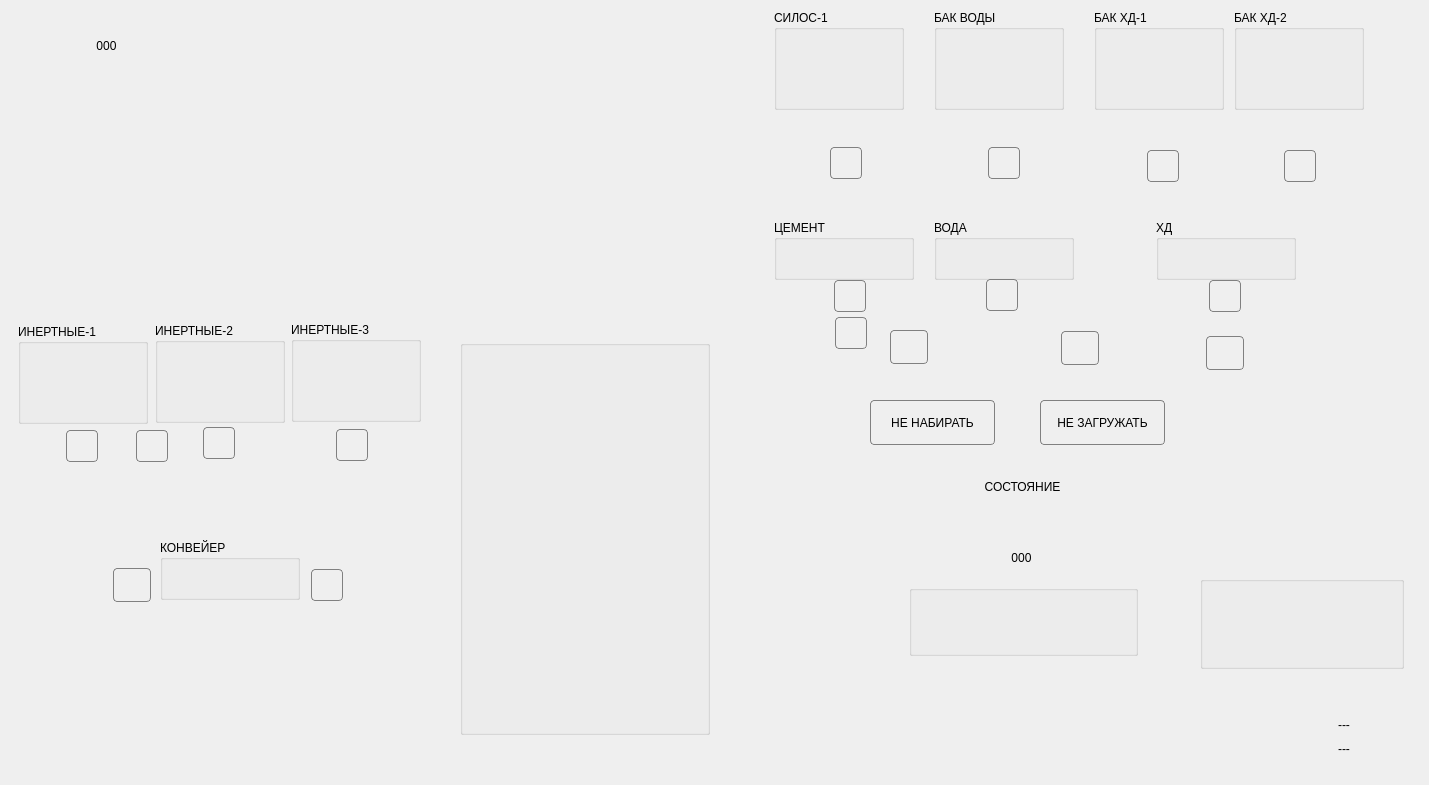
 <widget class="QWidget" name="Home">
  <property name="geometry">
   <rect>
    <x>0</x>
    <y>0</y>
    <width>1429</width>
    <height>785</height>
   </rect>
  </property>
  <property name="windowTitle">
   <string>АСУ БСУ 250613 (с) 2025</string>
  </property>
  <property name="styleSheet">
   <string notr="true">#centralwidget,#Home
{
	background-color: qlineargradient(spread:pad, x1:0, y1:0, x2:1, y2:1, stop:0 rgba(73, 73, 73, 255), stop:1 rgba(133, 133, 133, 255));
}
QAbstractButton:flat
{
	border: 1px solid gray;
	border-radius: 4px;
}
QAbstractButton:flat:pressed
{
	background-color: green;
}
QAbstractButton:flat[style=&quot;open&quot;]
{
	image: url(:/concrete/stop.png);
}
QAbstractButton:flat:pressed[style=&quot;open&quot;]
{
	image: url(:/concrete/down.png);
}
QAbstractButton:flat:checked[style=&quot;open&quot;]
{
	image: url(:/concrete/down.png);
}
QLabel[style=&quot;huge&quot;]
{
	font-size: 20pt;
	font-weight: bold;
	color: white;
}
QLabel[style=&quot;gigantic&quot;]
{
	font-size: 32pt;
	font-weight: bold;
	color: white;
}

QLabel[style=&quot;badge&quot;]
{
	border: 1px solid red;
	background-color: rgba(0,0,0,100);
	color: white;
	border-radius: 4px;
}
QLabel[style=&quot;vodoley-status&quot;]
{
	border: none;
	background-color: rgb(98, 160, 234);
	color: white;
	border-radius: 4px;
	font-weight: bold;
	font-size: 9pt;
	padding: 8px;
}
QLabel[style='hint']
{
	color: lightGray;
	font-weight: bold;
	font-size: 10pt;
}
QLabel[style='tips']
{
	color: lightGray;
	font-size: 7pt;
}
QLabel[style='sys']
{
	color: yellow;
	font-size: 7pt;
}
QGroupBox[style=&quot;vodoley&quot;]
{
	background-color: rgb(94, 92, 100);
	border: 1px solid gray;
}
QAbstractButton:flat[style=&quot;danger&quot;]
{
	background-color: rgba(224, 27, 36,80);
	color: lightGray;
}
QAbstractButton:flat::checked[style=&quot;danger&quot;]
{
	background-color: rgba(224, 27, 36,255);
	color: white;
}
QAbstractButton:flat[style=&quot;warning&quot;]
{
	background-color: rgba(46, 194, 126,80);
	color: lightGray;
}
QAbstractButton:flat::checked[style=&quot;warning&quot;]
{
	background-color: rgb(46, 194, 126);
	color: white;
}
QAbstractButton:flat[style=&quot;helper&quot;]
{
	image: url(:/concrete/power.png);
	padding: 4px;
}
</string>
  </property>
  <widget class="Animation" name="mixer_1">
   <property name="geometry">
    <rect>
     <x>895</x>
     <y>430</y>
     <width>247</width>
     <height>175</height>
    </rect>
   </property>
   <property name="contextMenuPolicy">
    <enum>Qt::CustomContextMenu</enum>
   </property>
   <property name="source">
    <url>
     <string>qrc:/concrete/mixer-planar.mng</string>
    </url>
   </property>
   <widget class="QLabel" name="clock">
    <property name="geometry">
     <rect>
      <x>93</x>
      <y>111</y>
      <width>67</width>
      <height>34</height>
     </rect>
    </property>
    <property name="text">
     <string>000</string>
    </property>
    <property name="alignment">
     <set>Qt::AlignCenter</set>
    </property>
    <property name="style" stdset="0">
     <string>huge</string>
    </property>
   </widget>
   <widget class="QLabel" name="label">
    <property name="geometry">
     <rect>
      <x>41</x>
      <y>33</y>
      <width>173</width>
      <height>47</height>
     </rect>
    </property>
    <property name="text">
     <string>СОСТОЯНИЕ</string>
    </property>
    <property name="alignment">
     <set>Qt::AlignCenter</set>
    </property>
    <property name="style" stdset="0">
     <string>badge</string>
    </property>
   </widget>
  </widget>
  <widget class="Animation" name="mgate_1">
   <property name="geometry">
    <rect>
     <x>1076</x>
     <y>531</y>
     <width>114</width>
     <height>137</height>
    </rect>
   </property>
   <property name="source">
    <url>
     <string>qrc:/concrete/rmgate.mng</string>
    </url>
   </property>
   <property name="playbackHints">
    <set>Animation::Bounce</set>
   </property>
  </widget>
  <widget class="MixerPanel" name="mixerpanel_0">
   <property name="geometry">
    <rect>
     <x>909</x>
     <y>585</y>
     <width>229</width>
     <height>71</height>
    </rect>
   </property>
   <property name="gateType">
    <enum>MixerPanel::Pneumatic</enum>
   </property>
  </widget>
  <widget class="QLabel" name="mopened_1">
   <property name="geometry">
    <rect>
     <x>1070</x>
     <y>545</y>
     <width>22</width>
     <height>22</height>
    </rect>
   </property>
   <property name="text">
    <string/>
   </property>
   <property name="pixmap">
    <pixmap resource="../concretetheme.git/concrete.qrc">:/concrete/green.png</pixmap>
   </property>
  </widget>
  <widget class="QLabel" name="mclosed_1">
   <property name="geometry">
    <rect>
     <x>1102</x>
     <y>545</y>
     <width>22</width>
     <height>22</height>
    </rect>
   </property>
   <property name="text">
    <string/>
   </property>
   <property name="pixmap">
    <pixmap resource="../concretetheme.git/concrete.qrc">:/concrete/red.png</pixmap>
   </property>
  </widget>
  <widget class="DosatorPanel" name="dosatorpanel_0">
   <property name="geometry">
    <rect>
     <x>774</x>
     <y>220</y>
     <width>140</width>
     <height>60</height>
    </rect>
   </property>
   <property name="title">
    <string>ЦЕМЕНТ</string>
   </property>
  </widget>
  <widget class="DosatorPanel" name="dosatorpanel_1">
   <property name="geometry">
    <rect>
     <x>934</x>
     <y>220</y>
     <width>140</width>
     <height>60</height>
    </rect>
   </property>
   <property name="title">
    <string>ВОДА</string>
   </property>
  </widget>
  <widget class="DosatorPanel" name="dosatorpanel_2">
   <property name="geometry">
    <rect>
     <x>1156</x>
     <y>220</y>
     <width>140</width>
     <height>60</height>
    </rect>
   </property>
   <property name="title">
    <string>ХД</string>
   </property>
   <property name="precision">
    <number>2</number>
   </property>
  </widget>
  <widget class="DosatorPanel" name="dosatorpanel_3">
   <property name="geometry">
    <rect>
     <x>160</x>
     <y>540</y>
     <width>140</width>
     <height>60</height>
    </rect>
   </property>
   <property name="title">
    <string>КОНВЕЙЕР</string>
   </property>
  </widget>
  <widget class="ElevatorPanel" name="elevatorpanel_0">
   <property name="geometry">
    <rect>
     <x>460</x>
     <y>340</y>
     <width>250</width>
     <height>395</height>
    </rect>
   </property>
  </widget>
  <widget class="DoserPanel" name="doserpanel_0">
   <property name="geometry">
    <rect>
     <x>774</x>
     <y>10</y>
     <width>130</width>
     <height>100</height>
    </rect>
   </property>
   <property name="title">
    <string>СИЛОС-1</string>
   </property>
  </widget>
  <widget class="DoserPanel" name="doserpanel_1">
   <property name="geometry">
    <rect>
     <x>934</x>
     <y>10</y>
     <width>130</width>
     <height>100</height>
    </rect>
   </property>
   <property name="title">
    <string>БАК ВОДЫ</string>
   </property>
  </widget>
  <widget class="DoserPanel" name="doserpanel_2">
   <property name="geometry">
    <rect>
     <x>1094</x>
     <y>10</y>
     <width>130</width>
     <height>100</height>
    </rect>
   </property>
   <property name="title">
    <string>БАК ХД-1</string>
   </property>
   <property name="precision">
    <number>2</number>
   </property>
  </widget>
  <widget class="DoserPanel" name="doserpanel_3">
   <property name="geometry">
    <rect>
     <x>1234</x>
     <y>10</y>
     <width>130</width>
     <height>100</height>
    </rect>
   </property>
   <property name="title">
    <string>БАК ХД-2</string>
   </property>
   <property name="precision">
    <number>2</number>
   </property>
  </widget>
  <widget class="DoserPanel" name="doserpanel_4">
   <property name="geometry">
    <rect>
     <x>18</x>
     <y>324</y>
     <width>130</width>
     <height>100</height>
    </rect>
   </property>
   <property name="title">
    <string>ИНЕРТНЫЕ-1</string>
   </property>
  </widget>
  <widget class="DoserPanel" name="doserpanel_5">
   <property name="geometry">
    <rect>
     <x>155</x>
     <y>323</y>
     <width>130</width>
     <height>100</height>
    </rect>
   </property>
   <property name="title">
    <string>ИНЕРТНЫЕ-2</string>
   </property>
  </widget>
  <widget class="DoserPanel" name="doserpanel_6">
   <property name="geometry">
    <rect>
     <x>291</x>
     <y>322</y>
     <width>130</width>
     <height>100</height>
    </rect>
   </property>
   <property name="title">
    <string>ИНЕРТНЫЕ-3</string>
   </property>
  </widget>
  <widget class="Animation" name="animation">
   <property name="geometry">
    <rect>
     <x>30</x>
     <y>560</y>
     <width>392</width>
     <height>54</height>
    </rect>
   </property>
   <property name="contextMenuPolicy">
    <enum>Qt::CustomContextMenu</enum>
   </property>
   <property name="source">
    <url>
     <string>qrc:/concrete/conveyor.mng</string>
    </url>
   </property>
   <widget class="QPushButton" name="dopen_4">
    <property name="geometry">
     <rect>
      <x>281</x>
      <y>9</y>
      <width>32</width>
      <height>32</height>
     </rect>
    </property>
    <property name="cursor">
     <cursorShape>PointingHandCursor</cursorShape>
    </property>
    <property name="text">
     <string/>
    </property>
    <property name="iconSize">
     <size>
      <width>24</width>
      <height>24</height>
     </size>
    </property>
    <property name="checkable">
     <bool>true</bool>
    </property>
    <property name="flat">
     <bool>true</bool>
    </property>
    <property name="style" stdset="0">
     <string>open</string>
    </property>
   </widget>
   <widget class="QPushButton" name="fail_4">
    <property name="geometry">
     <rect>
      <x>83</x>
      <y>8</y>
      <width>38</width>
      <height>34</height>
     </rect>
    </property>
    <property name="text">
     <string/>
    </property>
    <property name="icon">
     <iconset resource="../concretetheme.git/concrete.qrc">
      <normaloff>:/concrete/attention.png</normaloff>:/concrete/attention.png</iconset>
    </property>
    <property name="iconSize">
     <size>
      <width>32</width>
      <height>32</height>
     </size>
    </property>
    <property name="flat">
     <bool>true</bool>
    </property>
   </widget>
  </widget>
  <widget class="Animation" name="container_5">
   <property name="geometry">
    <rect>
     <x>10</x>
     <y>362</y>
     <width>146</width>
     <height>126</height>
    </rect>
   </property>
   <property name="contextMenuPolicy">
    <enum>Qt::CustomContextMenu</enum>
   </property>
   <property name="source">
    <url>
     <string>qrc:/concrete/fillers.mng</string>
    </url>
   </property>
   <property name="playbackHints">
    <set>Animation::Bounce</set>
   </property>
   <widget class="QPushButton" name="open_5">
    <property name="geometry">
     <rect>
      <x>56</x>
      <y>68</y>
      <width>32</width>
      <height>32</height>
     </rect>
    </property>
    <property name="cursor">
     <cursorShape>PointingHandCursor</cursorShape>
    </property>
    <property name="text">
     <string/>
    </property>
    <property name="iconSize">
     <size>
      <width>24</width>
      <height>24</height>
     </size>
    </property>
    <property name="flat">
     <bool>true</bool>
    </property>
    <property name="style" stdset="0">
     <string>open</string>
    </property>
   </widget>
  </widget>
  <widget class="Animation" name="container_6">
   <property name="geometry">
    <rect>
     <x>146</x>
     <y>363</y>
     <width>146</width>
     <height>126</height>
    </rect>
   </property>
   <property name="contextMenuPolicy">
    <enum>Qt::CustomContextMenu</enum>
   </property>
   <property name="source">
    <url>
     <string>qrc:/concrete/fillers.mng</string>
    </url>
   </property>
   <property name="playbackHints">
    <set>Animation::Bounce</set>
   </property>
   <widget class="QPushButton" name="open_6">
    <property name="geometry">
     <rect>
      <x>57</x>
      <y>64</y>
      <width>32</width>
      <height>32</height>
     </rect>
    </property>
    <property name="cursor">
     <cursorShape>PointingHandCursor</cursorShape>
    </property>
    <property name="text">
     <string/>
    </property>
    <property name="iconSize">
     <size>
      <width>24</width>
      <height>24</height>
     </size>
    </property>
    <property name="flat">
     <bool>true</bool>
    </property>
    <property name="style" stdset="0">
     <string>open</string>
    </property>
   </widget>
  </widget>
  <widget class="Animation" name="container_7">
   <property name="geometry">
    <rect>
     <x>280</x>
     <y>362</y>
     <width>146</width>
     <height>126</height>
    </rect>
   </property>
   <property name="contextMenuPolicy">
    <enum>Qt::CustomContextMenu</enum>
   </property>
   <property name="source">
    <url>
     <string>qrc:/concrete/fillers.mng</string>
    </url>
   </property>
   <property name="playbackHints">
    <set>Animation::Bounce</set>
   </property>
   <widget class="QPushButton" name="open_7">
    <property name="geometry">
     <rect>
      <x>56</x>
      <y>67</y>
      <width>32</width>
      <height>32</height>
     </rect>
    </property>
    <property name="cursor">
     <cursorShape>PointingHandCursor</cursorShape>
    </property>
    <property name="text">
     <string/>
    </property>
    <property name="iconSize">
     <size>
      <width>24</width>
      <height>24</height>
     </size>
    </property>
    <property name="flat">
     <bool>true</bool>
    </property>
    <property name="style" stdset="0">
     <string>open</string>
    </property>
   </widget>
  </widget>
  <widget class="Animation" name="dosator_1">
   <property name="geometry">
    <rect>
     <x>794</x>
     <y>210</y>
     <width>113</width>
     <height>238</height>
    </rect>
   </property>
   <property name="contextMenuPolicy">
    <enum>Qt::CustomContextMenu</enum>
   </property>
   <property name="source">
    <url>
     <string>qrc:/concrete/dcement.mng</string>
    </url>
   </property>
   <property name="playbackHints">
    <set>Animation::Bounce</set>
   </property>
   <widget class="QPushButton" name="dopen_1">
    <property name="geometry">
     <rect>
      <x>40</x>
      <y>70</y>
      <width>32</width>
      <height>32</height>
     </rect>
    </property>
    <property name="cursor">
     <cursorShape>PointingHandCursor</cursorShape>
    </property>
    <property name="text">
     <string/>
    </property>
    <property name="iconSize">
     <size>
      <width>24</width>
      <height>24</height>
     </size>
    </property>
    <property name="checkable">
     <bool>true</bool>
    </property>
    <property name="flat">
     <bool>true</bool>
    </property>
    <property name="style" stdset="0">
     <string>open</string>
    </property>
   </widget>
   <widget class="QPushButton" name="open_9">
    <property name="geometry">
     <rect>
      <x>41</x>
      <y>107</y>
      <width>32</width>
      <height>32</height>
     </rect>
    </property>
    <property name="cursor">
     <cursorShape>PointingHandCursor</cursorShape>
    </property>
    <property name="text">
     <string/>
    </property>
    <property name="iconSize">
     <size>
      <width>24</width>
      <height>24</height>
     </size>
    </property>
    <property name="flat">
     <bool>true</bool>
    </property>
    <property name="style" stdset="0">
     <string>helper</string>
    </property>
   </widget>
  </widget>
  <widget class="Animation" name="dosator_2">
   <property name="geometry">
    <rect>
     <x>945</x>
     <y>209</y>
     <width>115</width>
     <height>174</height>
    </rect>
   </property>
   <property name="contextMenuPolicy">
    <enum>Qt::CustomContextMenu</enum>
   </property>
   <property name="source">
    <url>
     <string>qrc:/concrete/water-dosator.mng</string>
    </url>
   </property>
   <property name="playbackHints">
    <set>Animation::Bounce</set>
   </property>
   <widget class="QPushButton" name="dopen_2">
    <property name="geometry">
     <rect>
      <x>41</x>
      <y>70</y>
      <width>32</width>
      <height>32</height>
     </rect>
    </property>
    <property name="cursor">
     <cursorShape>PointingHandCursor</cursorShape>
    </property>
    <property name="text">
     <string/>
    </property>
    <property name="iconSize">
     <size>
      <width>24</width>
      <height>24</height>
     </size>
    </property>
    <property name="checkable">
     <bool>true</bool>
    </property>
    <property name="flat">
     <bool>true</bool>
    </property>
    <property name="style" stdset="0">
     <string>open</string>
    </property>
   </widget>
  </widget>
  <widget class="Animation" name="dosator_3">
   <property name="geometry">
    <rect>
     <x>1182</x>
     <y>210</y>
     <width>86</width>
     <height>131</height>
    </rect>
   </property>
   <property name="contextMenuPolicy">
    <enum>Qt::CustomContextMenu</enum>
   </property>
   <property name="source">
    <url>
     <string>qrc:/concrete/dadditions.mng</string>
    </url>
   </property>
   <property name="playbackHints">
    <set>Animation::Bounce</set>
   </property>
   <widget class="QPushButton" name="dopen_3">
    <property name="geometry">
     <rect>
      <x>27</x>
      <y>70</y>
      <width>32</width>
      <height>32</height>
     </rect>
    </property>
    <property name="cursor">
     <cursorShape>PointingHandCursor</cursorShape>
    </property>
    <property name="text">
     <string/>
    </property>
    <property name="iconSize">
     <size>
      <width>24</width>
      <height>24</height>
     </size>
    </property>
    <property name="checkable">
     <bool>true</bool>
    </property>
    <property name="flat">
     <bool>true</bool>
    </property>
    <property name="style" stdset="0">
     <string>open</string>
    </property>
   </widget>
  </widget>
  <widget class="Animation" name="rain_1">
   <property name="geometry">
    <rect>
     <x>836</x>
     <y>380</y>
     <width>30</width>
     <height>33</height>
    </rect>
   </property>
   <property name="source">
    <url>
     <string>qrc:/concrete/fillers-rain.mng</string>
    </url>
   </property>
   <property name="playbackHints">
    <set>Animation::Ceaseless</set>
   </property>
  </widget>
  <widget class="Animation" name="rain_2">
   <property name="geometry">
    <rect>
     <x>987</x>
     <y>377</y>
     <width>32</width>
     <height>95</height>
    </rect>
   </property>
   <property name="source">
    <url>
     <string>qrc:/concrete/water-rain.mng</string>
    </url>
   </property>
   <property name="playbackHints">
    <set>Animation::Ceaseless</set>
   </property>
  </widget>
  <widget class="Animation" name="rain_3">
   <property name="geometry">
    <rect>
     <x>1210</x>
     <y>337</y>
     <width>32</width>
     <height>95</height>
    </rect>
   </property>
   <property name="source">
    <url>
     <string>qrc:/concrete/water-rain.mng</string>
    </url>
   </property>
   <property name="playbackHints">
    <set>Animation::Ceaseless</set>
   </property>
  </widget>
  <widget class="Animation" name="rain_4">
   <property name="geometry">
    <rect>
     <x>46</x>
     <y>480</y>
     <width>30</width>
     <height>33</height>
    </rect>
   </property>
   <property name="source">
    <url>
     <string>qrc:/concrete/fillers-rain.mng</string>
    </url>
   </property>
   <property name="playbackHints">
    <set>Animation::Ceaseless</set>
   </property>
  </widget>
  <widget class="Animation" name="rain_5">
   <property name="geometry">
    <rect>
     <x>89</x>
     <y>480</y>
     <width>30</width>
     <height>33</height>
    </rect>
   </property>
   <property name="source">
    <url>
     <string>qrc:/concrete/fillers-rain.mng</string>
    </url>
   </property>
   <property name="playbackHints">
    <set>Animation::Ceaseless</set>
   </property>
  </widget>
  <widget class="Animation" name="rain_6">
   <property name="geometry">
    <rect>
     <x>180</x>
     <y>480</y>
     <width>30</width>
     <height>33</height>
    </rect>
   </property>
   <property name="source">
    <url>
     <string>qrc:/concrete/fillers-rain.mng</string>
    </url>
   </property>
   <property name="playbackHints">
    <set>Animation::Ceaseless</set>
   </property>
  </widget>
  <widget class="Animation" name="rain_7">
   <property name="geometry">
    <rect>
     <x>226</x>
     <y>480</y>
     <width>30</width>
     <height>33</height>
    </rect>
   </property>
   <property name="source">
    <url>
     <string>qrc:/concrete/fillers-rain.mng</string>
    </url>
   </property>
   <property name="playbackHints">
    <set>Animation::Ceaseless</set>
   </property>
  </widget>
  <widget class="Animation" name="rain_8">
   <property name="geometry">
    <rect>
     <x>316</x>
     <y>480</y>
     <width>30</width>
     <height>33</height>
    </rect>
   </property>
   <property name="source">
    <url>
     <string>qrc:/concrete/fillers-rain.mng</string>
    </url>
   </property>
   <property name="playbackHints">
    <set>Animation::Ceaseless</set>
   </property>
  </widget>
  <widget class="Animation" name="rain_9">
   <property name="geometry">
    <rect>
     <x>360</x>
     <y>480</y>
     <width>30</width>
     <height>33</height>
    </rect>
   </property>
   <property name="source">
    <url>
     <string>qrc:/concrete/fillers-rain.mng</string>
    </url>
   </property>
   <property name="playbackHints">
    <set>Animation::Ceaseless</set>
   </property>
  </widget>
  <widget class="QLabel" name="below_1">
   <property name="geometry">
    <rect>
     <x>380</x>
     <y>620</y>
     <width>124</width>
     <height>127</height>
    </rect>
   </property>
   <property name="text">
    <string/>
   </property>
   <property name="pixmap">
    <pixmap resource="../concretetheme.git/concrete.qrc">:/concrete/elevator-below.png</pixmap>
   </property>
  </widget>
  <widget class="QLabel" name="above_1">
   <property name="geometry">
    <rect>
     <x>690</x>
     <y>370</y>
     <width>124</width>
     <height>161</height>
    </rect>
   </property>
   <property name="text">
    <string/>
   </property>
   <property name="pixmap">
    <pixmap resource="../concretetheme.git/concrete.qrc">:/concrete/elevator-above.png</pixmap>
   </property>
  </widget>
  <widget class="Animation" name="animation_2">
   <property name="geometry">
    <rect>
     <x>1070</x>
     <y>570</y>
     <width>201</width>
     <height>204</height>
    </rect>
   </property>
   <property name="source">
    <url>
     <string>qrc:/concrete/tconveyor.mng</string>
    </url>
   </property>
  </widget>
  <widget class="RuntimeTrend" name="runtimetrend">
   <property name="geometry">
    <rect>
     <x>20</x>
     <y>17</y>
     <width>702</width>
     <height>294</height>
    </rect>
   </property>
   <property name="styleSheet">
    <string notr="true">color: lightGray;
font-size: 8pt;</string>
   </property>
   <property name="depth">
    <number>1200</number>
   </property>
   <property name="canvasBackground">
    <brush brushstyle="SolidPattern">
     <color alpha="255">
      <red>61</red>
      <green>56</green>
      <blue>70</blue>
     </color>
    </brush>
   </property>
  </widget>
  <widget class="Animation" name="container_1">
   <property name="geometry">
    <rect>
     <x>792</x>
     <y>139</y>
     <width>106</width>
     <height>50</height>
    </rect>
   </property>
   <property name="contextMenuPolicy">
    <enum>Qt::CustomContextMenu</enum>
   </property>
   <property name="source">
    <url>
     <string>qrc:/concrete/lauger.mng</string>
    </url>
   </property>
   <widget class="QPushButton" name="open_1">
    <property name="geometry">
     <rect>
      <x>38</x>
      <y>8</y>
      <width>32</width>
      <height>32</height>
     </rect>
    </property>
    <property name="cursor">
     <cursorShape>PointingHandCursor</cursorShape>
    </property>
    <property name="text">
     <string/>
    </property>
    <property name="iconSize">
     <size>
      <width>24</width>
      <height>24</height>
     </size>
    </property>
    <property name="flat">
     <bool>true</bool>
    </property>
    <property name="style" stdset="0">
     <string>open</string>
    </property>
   </widget>
  </widget>
  <widget class="Animation" name="container_2">
   <property name="geometry">
    <rect>
     <x>960</x>
     <y>120</y>
     <width>84</width>
     <height>82</height>
    </rect>
   </property>
   <property name="contextMenuPolicy">
    <enum>Qt::CustomContextMenu</enum>
   </property>
   <property name="source">
    <url>
     <string>qrc:/concrete/pump.mng</string>
    </url>
   </property>
   <widget class="QPushButton" name="open_2">
    <property name="geometry">
     <rect>
      <x>28</x>
      <y>27</y>
      <width>32</width>
      <height>32</height>
     </rect>
    </property>
    <property name="cursor">
     <cursorShape>PointingHandCursor</cursorShape>
    </property>
    <property name="text">
     <string/>
    </property>
    <property name="iconSize">
     <size>
      <width>24</width>
      <height>24</height>
     </size>
    </property>
    <property name="flat">
     <bool>true</bool>
    </property>
    <property name="style" stdset="0">
     <string>open</string>
    </property>
   </widget>
  </widget>
  <widget class="Animation" name="container_3">
   <property name="geometry">
    <rect>
     <x>1119</x>
     <y>124</y>
     <width>84</width>
     <height>82</height>
    </rect>
   </property>
   <property name="contextMenuPolicy">
    <enum>Qt::CustomContextMenu</enum>
   </property>
   <property name="source">
    <url>
     <string>qrc:/concrete/pump.mng</string>
    </url>
   </property>
   <widget class="QPushButton" name="open_3">
    <property name="geometry">
     <rect>
      <x>28</x>
      <y>26</y>
      <width>32</width>
      <height>32</height>
     </rect>
    </property>
    <property name="cursor">
     <cursorShape>PointingHandCursor</cursorShape>
    </property>
    <property name="text">
     <string/>
    </property>
    <property name="iconSize">
     <size>
      <width>24</width>
      <height>24</height>
     </size>
    </property>
    <property name="flat">
     <bool>true</bool>
    </property>
    <property name="style" stdset="0">
     <string>open</string>
    </property>
   </widget>
  </widget>
  <widget class="Animation" name="container_4">
   <property name="geometry">
    <rect>
     <x>1256</x>
     <y>124</y>
     <width>84</width>
     <height>82</height>
    </rect>
   </property>
   <property name="contextMenuPolicy">
    <enum>Qt::CustomContextMenu</enum>
   </property>
   <property name="source">
    <url>
     <string>qrc:/concrete/pump.mng</string>
    </url>
   </property>
   <widget class="QPushButton" name="open_4">
    <property name="geometry">
     <rect>
      <x>28</x>
      <y>26</y>
      <width>32</width>
      <height>32</height>
     </rect>
    </property>
    <property name="cursor">
     <cursorShape>PointingHandCursor</cursorShape>
    </property>
    <property name="text">
     <string/>
    </property>
    <property name="iconSize">
     <size>
      <width>24</width>
      <height>24</height>
     </size>
    </property>
    <property name="flat">
     <bool>true</bool>
    </property>
    <property name="style" stdset="0">
     <string>open</string>
    </property>
   </widget>
  </widget>
  <widget class="QLabel" name="mixer_i">
   <property name="geometry">
    <rect>
     <x>73</x>
     <y>29</y>
     <width>67</width>
     <height>34</height>
    </rect>
   </property>
   <property name="text">
    <string>000</string>
   </property>
   <property name="alignment">
    <set>Qt::AlignCenter</set>
   </property>
   <property name="style" stdset="0">
    <string>huge</string>
   </property>
  </widget>
  <widget class="QPushButton" name="dopen_5">
   <property name="geometry">
    <rect>
     <x>870</x>
     <y>400</y>
     <width>125</width>
     <height>45</height>
    </rect>
   </property>
   <property name="cursor">
    <cursorShape>PointingHandCursor</cursorShape>
   </property>
   <property name="text">
    <string>НЕ НАБИРАТЬ</string>
   </property>
   <property name="iconSize">
    <size>
     <width>24</width>
     <height>24</height>
    </size>
   </property>
   <property name="checkable">
    <bool>true</bool>
   </property>
   <property name="flat">
    <bool>true</bool>
   </property>
   <property name="style" stdset="0">
    <string>danger</string>
   </property>
  </widget>
  <widget class="QPushButton" name="dopen_6">
   <property name="geometry">
    <rect>
     <x>1040</x>
     <y>400</y>
     <width>125</width>
     <height>45</height>
    </rect>
   </property>
   <property name="cursor">
    <cursorShape>PointingHandCursor</cursorShape>
   </property>
   <property name="text">
    <string>НЕ ЗАГРУЖАТЬ</string>
   </property>
   <property name="iconSize">
    <size>
     <width>24</width>
     <height>24</height>
    </size>
   </property>
   <property name="checkable">
    <bool>true</bool>
   </property>
   <property name="flat">
    <bool>true</bool>
   </property>
   <property name="style" stdset="0">
    <string>warning</string>
   </property>
  </widget>
  <widget class="QPushButton" name="open_8">
   <property name="geometry">
    <rect>
     <x>136</x>
     <y>430</y>
     <width>32</width>
     <height>32</height>
    </rect>
   </property>
   <property name="cursor">
    <cursorShape>PointingHandCursor</cursorShape>
   </property>
   <property name="text">
    <string/>
   </property>
   <property name="iconSize">
    <size>
     <width>24</width>
     <height>24</height>
    </size>
   </property>
   <property name="flat">
    <bool>true</bool>
   </property>
   <property name="style" stdset="0">
    <string>helper</string>
   </property>
  </widget>
  <widget class="TConveyorPanel" name="tconveyorpanel">
   <property name="geometry">
    <rect>
     <x>1200</x>
     <y>576</y>
     <width>204</width>
     <height>93</height>
    </rect>
   </property>
  </widget>
  <widget class="QLabel" name="scantime">
   <property name="geometry">
    <rect>
     <x>1311</x>
     <y>715</y>
     <width>66</width>
     <height>19</height>
    </rect>
   </property>
   <property name="text">
    <string>---</string>
   </property>
   <property name="alignment">
    <set>Qt::AlignCenter</set>
   </property>
   <property name="style" stdset="0">
    <string>sys</string>
   </property>
  </widget>
  <widget class="QLabel" name="powered">
   <property name="geometry">
    <rect>
     <x>1311</x>
     <y>739</y>
     <width>66</width>
     <height>19</height>
    </rect>
   </property>
   <property name="text">
    <string>---</string>
   </property>
   <property name="alignment">
    <set>Qt::AlignCenter</set>
   </property>
   <property name="style" stdset="0">
    <string>sys</string>
   </property>
  </widget>
  <widget class="QPushButton" name="fail_3">
   <property name="geometry">
    <rect>
     <x>1206</x>
     <y>336</y>
     <width>38</width>
     <height>34</height>
    </rect>
   </property>
   <property name="text">
    <string/>
   </property>
   <property name="icon">
    <iconset resource="../concretetheme.git/concrete.qrc">
     <normaloff>:/concrete/attention.png</normaloff>:/concrete/attention.png</iconset>
   </property>
   <property name="iconSize">
    <size>
     <width>32</width>
     <height>32</height>
    </size>
   </property>
   <property name="flat">
    <bool>true</bool>
   </property>
  </widget>
  <widget class="QPushButton" name="fail_2">
   <property name="geometry">
    <rect>
     <x>1061</x>
     <y>331</y>
     <width>38</width>
     <height>34</height>
    </rect>
   </property>
   <property name="text">
    <string/>
   </property>
   <property name="icon">
    <iconset resource="../concretetheme.git/concrete.qrc">
     <normaloff>:/concrete/attention.png</normaloff>:/concrete/attention.png</iconset>
   </property>
   <property name="iconSize">
    <size>
     <width>32</width>
     <height>32</height>
    </size>
   </property>
   <property name="flat">
    <bool>true</bool>
   </property>
  </widget>
  <widget class="QPushButton" name="fail_1">
   <property name="geometry">
    <rect>
     <x>890</x>
     <y>330</y>
     <width>38</width>
     <height>34</height>
    </rect>
   </property>
   <property name="text">
    <string/>
   </property>
   <property name="icon">
    <iconset resource="../concretetheme.git/concrete.qrc">
     <normaloff>:/concrete/attention.png</normaloff>:/concrete/attention.png</iconset>
   </property>
   <property name="iconSize">
    <size>
     <width>32</width>
     <height>32</height>
    </size>
   </property>
   <property name="flat">
    <bool>true</bool>
   </property>
  </widget>
  <zorder>animation_2</zorder>
  <zorder>above_1</zorder>
  <zorder>rain_2</zorder>
  <zorder>dosator_3</zorder>
  <zorder>dosator_2</zorder>
  <zorder>dosator_1</zorder>
  <zorder>container_5</zorder>
  <zorder>mixer_1</zorder>
  <zorder>mgate_1</zorder>
  <zorder>mixerpanel_0</zorder>
  <zorder>mopened_1</zorder>
  <zorder>mclosed_1</zorder>
  <zorder>dosatorpanel_0</zorder>
  <zorder>dosatorpanel_1</zorder>
  <zorder>dosatorpanel_2</zorder>
  <zorder>doserpanel_0</zorder>
  <zorder>doserpanel_1</zorder>
  <zorder>doserpanel_2</zorder>
  <zorder>doserpanel_3</zorder>
  <zorder>animation</zorder>
  <zorder>dosatorpanel_3</zorder>
  <zorder>container_6</zorder>
  <zorder>container_7</zorder>
  <zorder>doserpanel_6</zorder>
  <zorder>doserpanel_5</zorder>
  <zorder>doserpanel_4</zorder>
  <zorder>rain_1</zorder>
  <zorder>rain_3</zorder>
  <zorder>rain_4</zorder>
  <zorder>rain_5</zorder>
  <zorder>rain_6</zorder>
  <zorder>rain_7</zorder>
  <zorder>rain_8</zorder>
  <zorder>rain_9</zorder>
  <zorder>below_1</zorder>
  <zorder>elevatorpanel_0</zorder>
  <zorder>runtimetrend</zorder>
  <zorder>container_1</zorder>
  <zorder>container_2</zorder>
  <zorder>container_3</zorder>
  <zorder>container_4</zorder>
  <zorder>mixer_i</zorder>
  <zorder>dopen_5</zorder>
  <zorder>dopen_6</zorder>
  <zorder>open_8</zorder>
  <zorder>tconveyorpanel</zorder>
  <zorder>scantime</zorder>
  <zorder>powered</zorder>
  <zorder>fail_3</zorder>
  <zorder>fail_2</zorder>
  <zorder>fail_1</zorder>
 </widget>
